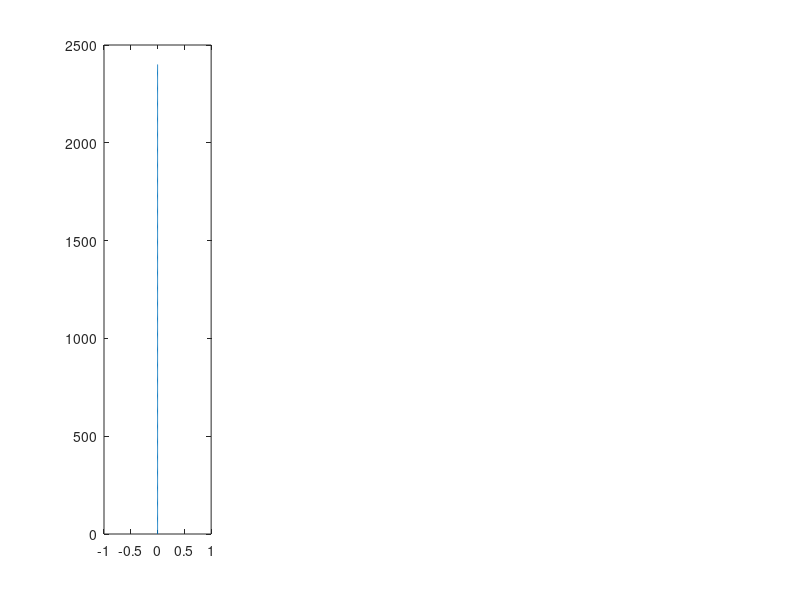

Reproduce this figure in MATLAB. (Note: this script raises an error after producing the figure.)
% Script to solve coupled ice shell thermal and stress evolution
% This version of the code is meant to reproduce Nimmo (2004) - Volume
% change effect. The basic idea is that the ice shell begins as 2.4 km
% thick and with a temperature evolution given by the stefan solution.
% I was basically unable to reproduce Nimmo's results
%
%
% Max Rudolph, March 19, 2020
clear;
close all;

% Numerical parameters
nr = 501; % number of grid points
relaxation_parameter=.01; % used in nonlinear loop.
maxiter=300;
% Define physical constants and parameters
% Physical constants
seconds_in_year = 3.1558e7;
R=8.314e-3;     % in kJ/mol/K
% Boundary conditions and internal heating
H=0; % internal heating rate.
Tb=270;
Ts=100;
Ro = 1500*1000;             % outer radius of ice shell (m)
initial_thickness = 2400;
Ri = Ro-initial_thickness;         % inner radius of ice shell (m)
Rc = 1.60e5;             % core radius (m)
% Elastic and Viscous properties
E = 5e9;        % shear modulus of ice (Pa)
nu = 0.3;      % Poisson ratio of ice (-)
beta_w = 4e-10; % Compressibility of water (1/Pa)
alpha_l = 1e-4; % coefficient of linear thermal expansion ( alpha_v/3 ) (1/K)
rho_i=900;      % density of ice (kg/m^3)
rho_w=1000;     % density of water (kg/m^3)
Q=40;           % activation energy, kJ/mol, Nimmo 2004 (kJ/mol)
mub=1e15;       % basal viscosity (Pa-s)
mu = @(T) mub*exp(Q*(Tb-T)/R/Tb./T); % function to evaluate viscosity in Pa-s given T
% Thermal properties
Cp = 2100; %heat capacity of ice J/kg/K
Lf = 334*1000; % latent heat of fusion (J/kg)
kappa = 1e-6;% m/s/s
k=kappa*rho_i*Cp;

% Benchmark-specific things
% temperature solution
lam1 = 0.65;
cooling_age = @(zm) (zm/2/lam1)^2/kappa;
initial_cooling_age = cooling_age(initial_thickness);
zm = @(t) 2*lam1*sqrt(kappa*t);
dTdt = @(z,t) -(Tb-Ts)/erf(lam1)*exp(-z.^2/4/kappa/t).*z/(2*sqrt(pi*kappa*t^3));
stefan_T = @(z,t)  erf( (z)/2./sqrt(kappa*t) )/erf(lam1)*(Tb-Ts)+Ts
% If solving the energy equation, we need the right value of L
% corresponding to lam1 = 0.65
Lf = exp(-lam1^2)/lam1/erf(lam1) * Cp*(Tb-Ts)/sqrt(pi);% Turcotte and Schubert Equation 4.141


% calculate maxwell time at 100, 270
fprintf('Maxwell time at surface, base %.2e %.2e\n',mu(100)/E,mu(Tb)/E);
fprintf('Thermal diffusion timescale %.2e\n',(4e4)^2/kappa);
% set end time and grid resolution
t_end = 90e6*seconds_in_year;
% dt = 1e4*seconds_in_year; % time step in seconds
dtmax = 1e4*seconds_in_year;
dtmin = seconds_in_year;
% dt1 = 3600; % size of first timestep
% times = logspace(log10(dt1),log10(t_end+dt1),1e4)-dt1;
plot_interval = t_end;
save_interval = 1e5*seconds_in_year;
save_depths = [0 1 2 3 5]*1000;
nsave = ceil(t_end/save_interval) + 1; nsave_depths = length(save_depths);
sigma_t_store = zeros(nsave_depths,nsave);

% set up the grid
grid_r = linspace(Ri,Ro,nr); % set up the grid

% initialize solution vectors (IC)
sigma_r_last = zeros(nr,1); % initial stresses
sigma_t_last = zeros(nr,1); % initial stresses
T_last = linspace(Tb,Ts,nr)';
% stefan initial condition
eta = (Ro-grid_r)/2/sqrt(kappa*initial_cooling_age);
theta = erf(eta)/erf(lam1);
T_last(:) = theta*(Tb-Ts)+Ts;
% initialize with a stefan solution corresponding to initial thickness
er_last = zeros(nr,1); % strains
et_last = zeros(nr,1);
ur_last = zeros(nr,1);      % displacement
z_last = 0; % total amount of thickening
Pex_last = 0; %initial overpressure

% Set up plot
hf2=figure();

plot_times = [0.0 0.8 1.6 3.2 6.4 12 24 46 90]*1e6*seconds_in_year; iplot=2;
hf=figure(2);
subplot(1,4,1); % sigma_r and sigma_t
h=plot(sigma_r_last,Ro-grid_r); hold on;
plot(sigma_r_last,Ro-grid_r,'--','Color',h.Color);
% h=legend('\sigma_r','\sigma_t','Interpreter','tex'); h.AutoUpdate=false;
title('Stress (Pa)','Interpreter','tex');
ylabel('r (m)');
set(gca,'YDir','reverse');
subplot(1,4,2); % e_r and e_t
h=plot( sigma_r_last,Ro-grid_r); hold on;
plot( sigma_r_last,Ro-grid_r,'--','Color',h.Color); hold on;
% h=legend('r','t'); h.AutoUpdate=false;
title('Strain (-)','Interpreter','tex');
set(gca,'YDir','reverse');
subplot(1,4,3); % temperature
plot(T_last,Ro-grid_r); hold on; title('T (K)','Interpreter','tex'); set(gca,'YDir','reverse');
subplot(1,4,4); % radial displacement (u)
plot(ur_last,Ro-grid_r); hold on; title('u_r');
set(gca,'YDir','reverse');
last_plot_time = 0;

fig1a.h = figure(); % Nimmo's Figure 1a
subplot(2,1,1);
[ax,h1,h2]=plotyy((Ro-grid_r)/1e3,sigma_t_last/1e6,(Ro-grid_r)/1e3,T_last);
fig1a.ax = ax;
h2.Color = h1.Color;
h2.LineStyle = '--';
hold(ax(1)); hold(ax(2));
set(ax,'Xlim',[0 20]);
set(ax(1),'YLim',[-40 10]);
set(ax(1),'YTick',[-40:5:10]);
set(ax(2),'YTick',[100:20:180]);
set(ax(1),'YTickLabelMode','auto');
ylabel(ax(1),'Tangential Stress (MPa)');
xlabel(ax(1),'Depth (km)');
ylabel(ax(2),'Temperature (K)');
set(ax(2),'YLim',[100 180]);

time=0; itime=1;
% save initial state
isave = 1;
sigma_t_store(:,isave) = interp1(Ro-grid_r,sigma_t_last,save_depths);
time_store(isave) = time;
last_store = time; isave = isave+1;


while time < t_end
%     dt = times(itime+1)-times(itime); itime = itime+1;
    % In each timestep, we do the following
    % 1. Calculate the amount of basal freeze-on and advance the mesh
    % 2. Solve the heat equation using an implicit method
    % 3. Solve for sigma_r
    % 4. Calculate sigma_t
    % 5. Calculate the radial displacements u(r)
    
    % 1. form discrete operators and solve the heat equation
%     L = zeros(nr,nr);
%     R = zeros(nr,1);
%     for i=1:nr
%         r = grid_r(i);
%         if i==1
%             drm = grid_r(i+1)-grid_r(i);
%         else
%             drm = grid_r(i)-grid_r(i-1);
%         end
%         if i==nr
%             drp = drm;
%         else
%             drp = grid_r(i+1)-grid_r(i);
%         end
%         rA = r + drp/2;
%         rB = r - drm/2;
%         kA = k;% thermal conductivities
%         kB = k;
%         dr = rA-rB;
%         coef_plus = -kA*rA^2/r^2/drp/dr;
%         coef_center = rho_i*Cp/dt + kA*rA^2/r^2/drp/dr + kB*rB^2/r^2/drm/dr;
%         coef_minus = -kB*rB^2/r^2/drm/dr;
%         R(i) = rho_i*Cp/dt*T_last(i) + H;
%         L(i,i) =  coef_center;
%         if( i==1 )
%             L(i,i+1) = coef_plus-coef_minus;
%             R(i) = R(i) - 2*Tb*coef_minus;
%         elseif i==nr
%             L(i,i-1) = coef_minus-coef_plus;
%             R(i) = R(i) - 2*Ts*coef_plus;
%         else
%             L(i,i-1) = coef_minus;
%             L(i,i+1) = coef_plus;
%         end
%     end
%     T = L\R;   
    
    % 2. Calculate thickening
    % basal heat flux
    %     qb = -k*(T(2)-T(1))/(grid_r(2)-grid_r(1)); % W/m^2
    % thickening would be dx/dt = qb/(L*rho_i)
    %     delta_rb = dt*qb/Lf/rho_i;
    %     z = z_last + delta_rb;
    
    % calculate the timestep
    if( use_analytic_temperature )
        delta = Inf;
        dt=dtmax*2;
        while abs(delta) > (grid_r(2)-grid_r(1))/2 && dt >= dtmin
            dt = dt/2;
            new_thickness = zm(initial_cooling_age+time+dt);
            delta = new_thickness - (Ro-grid_r(1));
        end
        fprintf('Timestep %e elapsed time %e\n',dt,time+dt);
        z=new_thickness-initial_thickness;
        delta_rb = new_thickness-initial_thickness;
        f = (1-2*initial_thickness/Ro);
        delta_rho = (rho_w-rho_i);
        surface_uplift = (delta_rb)*(delta_rho)/rho_w*f/(1+(f*(delta_rho)/rho_w));
        
        % calculate new ocean pressure (Manga and Wang 2007, equation 5)
        %     Pex_pred = 3*Ri^2/beta_w/(Ri^3-Rc^3)*(z*(rho_w-rho_i)/rho_w-ur_last(1));% ur_last because we don't yet know the uplift
        Pex_pred = surface_uplift*E/(1-nu)*2/Ro^2*(new_thickness/4); % last term assumes elastic thickness ~1/4 total thickness
        % re-mesh onto new grid
        new_grid_r = linspace(Ri-delta_rb,Ro,nr);
        [T_last,sigma_r_last,sigma_t_last,er_last,et_last] = interpolate_solution(new_grid_r,grid_r,T_last,sigma_r_last,sigma_t_last,er_last,et_last,Tb);
        grid_r = new_grid_r; % end interpolation step
        
        % calculate d/dr(Tdot)
        %     Tdot = (T-T_last)/dt;
        %     Tdot = zeros(size(T_last));
        %     Tdot(:) = dTdt(Ro-new_grid_r,initial_cooling_age+time+dt);
        %     T = T_last + Tdot*dt;
        T = stefan_T( Ro-new_grid_r',initial_cooling_age+time+dt);
    else
        Tg = Tb-(T_last(2)-Tb);
        dTdr_b_last = (T_last(2)-Tg)/2/(grid_r(2)-grid_r(1));
        qb = -k*dTdr_b_last;
        
        % determine the timestep
        dt = dtmax;
        if abs(qb/Lf/rho_i*dt) > (grid_r(2)-grid_r(1))/2
            dt = (grid_r(2)-grid_r(1))/2/(qb/Lf/rho_i);
        end
        if dt < dtmin
            dt = dtmin;
        end
        % thickening would be dx/dt = qb/(L*rho_i)
        delta_rb = dt*qb/Lf/rho_i;
        new_thickness = Ro-grid_r(1)+delta_rb;
        z=new_thickness-initial_thickness;
        delta_rb = z;
        f = (1-2*initial_thickness/Ro);
        delta_rho = (rho_w-rho_i);
        surface_uplift = (delta_rb)*(delta_rho)/rho_w*f/(1+(f*(delta_rho)/rho_w));
        
        % calculate new ocean pressure (Manga and Wang 2007, equation 5)
        %     Pex_pred = 3*Ri^2/beta_w/(Ri^3-Rc^3)*(z*(rho_w-rho_i)/rho_w-ur_last(1));% ur_last because we don't yet know the uplift
        Pex_pred = surface_uplift*E/(1-nu)*2/Ro^2*(new_thickness/4); % last term assumes elastic thickness ~1/4 total thickness
        % re-mesh onto new grid
        new_grid_r = linspace(Ri-z,Ro,nr);
        [T_last,sigma_r_last,sigma_t_last,er_last,et_last] = interpolate_solution(new_grid_r,grid_r,T_last,sigma_r_last,sigma_t_last,er_last,et_last,Tb);
        grid_r = new_grid_r; % end interpolation step
        
        % 2. form discrete operators and solve the heat equation
        T = solve_temperature_shell(grid_r,T_last,Tb,Ts,k,rho_i,Cp,H,dt);
        
    end
    fprintf('Timestep %e elapsed time %e\n',dt,time+dt);
    z=new_thickness-initial_thickness;
    delta_rb = new_thickness-initial_thickness;
    f = (1-2*initial_thickness/Ro);
    delta_rho = (rho_w-rho_i);
    surface_uplift = (delta_rb)*(delta_rho)/rho_w*f/(1+(f*(delta_rho)/rho_w));
    
    % calculate new ocean pressure (Manga and Wang 2007, equation 5)
%     Pex_pred = 3*Ri^2/beta_w/(Ri^3-Rc^3)*(z*(rho_w-rho_i)/rho_w-ur_last(1));% ur_last because we don't yet know the uplift
    Pex_pred = surface_uplift*E/(1-nu)*2/Ro^2*(new_thickness/4); % last term assumes elastic thickness ~1/4 total thickness
    % re-mesh onto new grid
    new_grid_r = linspace(Ri-delta_rb,Ro,nr);
    [T_last,sigma_r_last,sigma_t_last,er_last,et_last] = interpolate_solution(new_grid_r,grid_r,T_last,sigma_r_last,sigma_t_last,er_last,et_last,Tb);
    grid_r = new_grid_r; % end interpolation step
    
    % calculate d/dr(Tdot)
    %     Tdot = (T-T_last)/dt;
%     Tdot = zeros(size(T_last));
%     Tdot(:) = dTdt(Ro-new_grid_r,initial_cooling_age+time+dt);
%     T = T_last + Tdot*dt;
    T = stefan_T( Ro-new_grid_r',initial_cooling_age+time+dt);
    Tdot = (T-T_last)/dt;
    
    dTdotdr = zeros(nr,1);
    for i=2:nr-1
        dTdotdr(i) = (Tdot(i+1)-Tdot(i))/(grid_r(i+1)-grid_r(i));
    end
    dTdotdr(1) = (Tdot(2)-Tdot(1))/(grid_r(i+1)-grid_r(i));
    dTdotdr(nr) = (Tdot(nr)-Tdot(nr-1))/(grid_r(nr)-grid_r(nr-1));
    
    % 3. Nonlinear loop over pressure.
    % because the ocean pressure depends on the uplift, we make a guess
    % (above). Using this guess, we calculate stresses, strains, and
    % displacements. Then we re-calculate the pressure using the new value
    % of radial displacement. We continue until the pressure used in the
    % calculations has converged to the pressure consistent with the
    % calculated displacement;
    for iter=1:1%maxiter
        % 3a. Assemble and solve equations for radial stress
        Pex=0;% no overpressure for temperature change endmember
        
        % calculate viscosity at each node (needed by solver)
        mu_node = zeros(nr,1);
        for i=1:nr
            mu_node(i) = mu(T(i));
        end
        [sigma_r,sigma_t,sigma_rD,sigma_tD] = solve_stress_viscoelastic_shell(grid_r,mu_node,sigma_r_last,alpha_l*dTdotdr,-Pex,E,nu,dt);
        
        dT = T-T_last;
        
        dsigma_t = sigma_t - sigma_t_last;
        dsigma_r = sigma_r - sigma_r_last;
        
        de_t = 1/E*(dsigma_t-nu*(dsigma_t+dsigma_r))+alpha_l*dT + dt/2*(sigma_tD./mu_node); % change in tangential strain
        de_r = 1/E*(dsigma_r-2*nu*dsigma_t)         +alpha_l*dT + dt/2*(sigma_rD./mu_node); % HS91 equations A5-6
        er = er_last + de_r;
        et = et_last + de_t;
        ur = grid_r'.*et; %radial displacement

    end%end nonlinear loop
    
    % 6. advance to next time step and plot (if needed)
    sigma_r_last = sigma_r;
    sigma_t_last = sigma_t;
    T_last = T;
    er_last = er;
    et_last = et;
    z_last = z;
    Pex_last = Pex;
    
    time = time + dt;
    
    if (time >= plot_times(iplot) || time >= t_end)
        iplot = iplot+1;
        
        figure(hf);
        subplot(1,4,1);
        h=plot(sigma_r,Ro-grid_r);
        plot(sigma_t,Ro-grid_r,'--','Color',h.Color);
        subplot(1,4,2);
        h=plot(er,Ro-grid_r);
        plot(et,Ro-grid_r,'--','Color',h.Color);
        subplot(1,4,3);
        plot(T,Ro-grid_r);
        subplot(1,4,4);
        plot(ur,Ro-grid_r);
        
        
        figure(hf2);
        plot(ur(end),sigma_t(end),'.'); hold on;
        
        figure(fig1a.h); % Nimmo's Figure 1a
        h=plot(fig1a.ax(1),(Ro-grid_r)/1e3,sigma_t_last/1e6);
        plot(fig1a.ax(2),(Ro-grid_r)/1e3,T_last,'--','Color',h.Color);
        
        
        last_plot_time = time;
        drawnow();
    end
    if (time-last_store >= save_interval || time >= t_end)
        sigma_t_store(:,isave) = interp1(Ro-grid_r,sigma_t_last,save_depths);
        time_store(isave) = time;
        last_store = time; isave = isave+1;
    end
end
%% add legends
for i=1:length(plot_times)
    labels{i} = sprintf('%.1f',plot_times(i)/seconds_in_year/1e6);
end
figure( fig1a.h );
axis(fig1a.ax(1));
legend(labels,'Location','southeast');


%% Nimmo's figure 1b
figure(fig1a.h);
labels = {};
for i=1:length(save_depths)
    labels{i} = sprintf('%.1f km',save_depths(i)/1000);
end
subplot(2,1,2);
plot(time_store(1:isave-1)/seconds_in_year/1e6,sigma_t_store(:,1:isave-1)/1e6);
legend(labels,'Location','southeast');
xlabel('Time (Myr)');
ylabel('Tangential Stress (MPa)');
set(gcf,'Color','w');
h=gcf;
h.Position(3:4) = [390 580];
saveas(gcf,'Nimmo_Figure1.eps','psc2')


